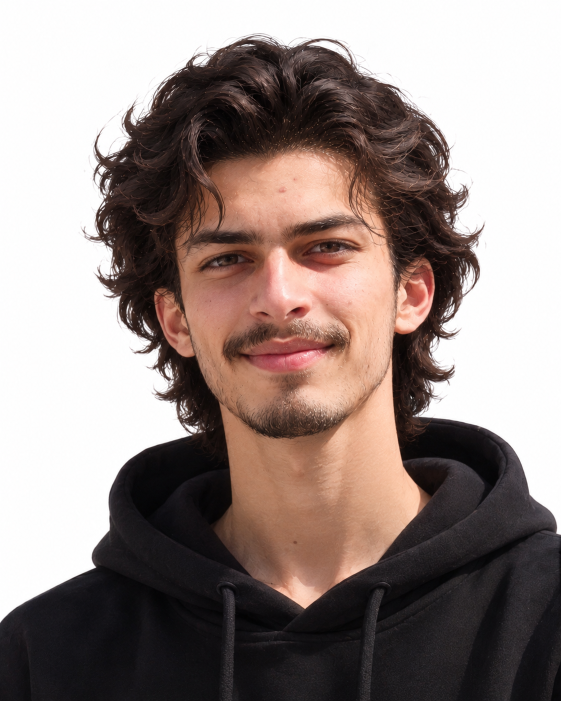
#> input picture assets/img/portrait-source.png, 1122 x 1402 px, found by its file name (shown at 1/2 size)
$ python prepare_portrait.py assets/img/portrait-source.png
#> lines starting #> are read from the running program, lines starting #| are printed output that depends on the picture; after the words box and inside, x2 and y2 are one past the last pixel; in counts of white or black regions, pixels touching at a corner belong together
#!/usr/bin/env python3
"""
prepare_portrait.py — turn a photo on a white background into a clean cut-out.

    python3 tools/prepare_portrait.py assets/img/portrait-source.png

The source is a studio shot on paper white, so the background is removed by a
flood fill from the border (white clothing or highlights *inside* the subject
are kept). A plain binary key is not enough: every anti-aliased edge pixel is a
blend of hair and white, so a straight mask leaves a pale halo around the head —
the "white outline" the page used to show against the night. This script

  1. keys the background,
  2. erodes the silhouette by `--erode` pixels so the halo falls outside it,
  3. rebuilds the removed rim band from pixel darkness, which keeps dark hair
     and skin but drops the white spill,
  4. un-composites white from the soft edge (F = (C - (1-a)·255) / a),
  5. feathers, trims and writes both WebP sizes.

    assets/img/portrait-cutout.webp      up to 1400px tall
    assets/img/portrait-cutout@800.webp  800px tall, for smaller screens

Requires Pillow and numpy. Nothing is uploaded anywhere.
"""
from __future__ import annotations

import argparse
import sys
from collections import deque
from pathlib import Path

import numpy as np
from PIL import Image, ImageFilter

ROOT = Path(__file__).resolve().parent.parent
DEFAULT_SRC = ROOT / "assets" / "img" / "portrait-source.png"
DEFAULT_OUT = ROOT / "assets" / "img"


def background_mask(rgb: np.ndarray, tolerance: int) -> np.ndarray:
    """Pixels connected to the border that are close to paper white."""
    h, w, _ = rgb.shape
    mn = rgb.min(axis=2).astype(np.int16)
    mx = rgb.max(axis=2).astype(np.int16)
    # `mn` catches brightness, `mx - mn` rejects coloured skin and timber that
    # happen to be light. Both have to pass before a pixel can join the field.
    near_white = (mn >= 255 - tolerance) & ((mx - mn) <= max(14, tolerance))

    seen = np.zeros((h, w), dtype=bool)
    q: deque[tuple[int, int]] = deque()

    def push(y: int, x: int) -> None:
        if 0 <= y < h and 0 <= x < w and near_white[y, x] and not seen[y, x]:
            seen[y, x] = True
            q.append((y, x))

    for x in range(w):
        push(0, x)
        push(h - 1, x)
    for y in range(h):
        push(y, 0)
        push(y, w - 1)

    while q:
        y, x = q.popleft()
        push(y - 1, x)
        push(y + 1, x)
        push(y, x - 1)
        push(y, x + 1)
    return seen


def erode(mask: np.ndarray, radius: int) -> np.ndarray:
    """Shrink a boolean mask by `radius` pixels (square structuring element)."""
    if radius <= 0:
        return mask
    img = Image.fromarray((mask * 255).astype(np.uint8), mode="L")
    img = img.filter(ImageFilter.MinFilter(radius * 2 + 1))
    return np.asarray(img) > 127


def build_alpha(rgb: np.ndarray, bg: np.ndarray, radius: int, feather: float) -> np.ndarray:
    """Full-resolution alpha with the white halo rebuilt out of the silhouette.

    The studio backdrop bleeds two or three pixels into the hair. A binary mask
    keeps those pixels at alpha 255 and they composite as a bright outline. We
    therefore drop the outer `radius` band entirely, then give it back an alpha
    derived from how dark the pixel is: a dark strand survives, a near-white
    halo pixel does not. Skin at the jaw sits around 120–160 in its darkest
    channel and stays opaque.
    """
    solid = ~bg
    core = erode(solid, radius)
    rim = solid & ~core

    alpha = np.where(core, 1.0, 0.0).astype(np.float32)
    if radius > 0 and rim.any():
        mn = rgb.min(axis=2).astype(np.float32)
        # 255 -> 0 (pure backdrop), 180 and darker -> 1 (real subject)
        rim_a = np.clip((238.0 - mn) / 58.0, 0.0, 1.0)
        alpha = np.where(rim, rim_a, alpha)

    if feather > 0:
        soft = Image.fromarray((alpha * 255).astype(np.uint8), mode="L")
        soft = soft.filter(ImageFilter.GaussianBlur(feather))
        alpha = np.asarray(soft).astype(np.float32) / 255.0
    return alpha


def despill(rgb: np.ndarray, alpha: np.ndarray) -> np.ndarray:
    """Recover the subject colour from a pixel that was composited over white.

    C = a·F + (1-a)·255  =>  F = (C - (1-a)·255) / a. Applied once, to the
    transition band only, so no second pass can darken the edge.
    """
    out = rgb.astype(np.float32).copy()
    a = alpha[..., None]
    edge = (alpha > 0.02) & (alpha < 0.985)
    if edge.any():
        safe = np.clip(a, 1e-3, 1.0)
        un = (out - 255.0 * (1.0 - safe)) / safe
        out = np.where(edge[..., None], np.clip(un, 0.0, 255.0), out)
    return out


def drop_specks(alpha: np.ndarray, min_area: int = 24) -> np.ndarray:
    """Remove isolated flecks of backdrop left inside the hair."""
    solid = alpha > 0.08
    h, w = solid.shape
    seen = np.zeros((h, w), dtype=bool)
    out = alpha.copy()
    for y0 in range(h):
        for x0 in range(w):
            if not solid[y0, x0] or seen[y0, x0]:
                continue
            q = deque([(y0, x0)])
            seen[y0, x0] = True
            pixels = []
            while q:
                y, x = q.popleft()
                pixels.append((y, x))
                for ny, nx in ((y - 1, x), (y + 1, x), (y, x - 1), (y, x + 1)):
                    if 0 <= ny < h and 0 <= nx < w and solid[ny, nx] and not seen[ny, nx]:
                        seen[ny, nx] = True
                        q.append((ny, nx))
            if len(pixels) < min_area:
                ys, xs = zip(*pixels)
                out[ys, xs] = 0.0
    return out


def cut_out(img: Image.Image, tolerance: int, radius: int, feather: float) -> Image.Image:
    img = img.convert("RGB")
    rgb = np.asarray(img, dtype=np.uint8)
    bg = background_mask(rgb, tolerance)
    alpha = build_alpha(rgb, bg, radius, feather)
    alpha = drop_specks(alpha)
    colour = despill(rgb, alpha)
    out = np.dstack([colour, alpha * 255.0]).astype(np.uint8)
    return Image.fromarray(out, mode="RGBA")


def main() -> int:
    ap = argparse.ArgumentParser(description="Remove a white background and write a portrait cut-out.")
    ap.add_argument("source", nargs="?", default=str(DEFAULT_SRC), help="input image (jpg/png/webp)")
    ap.add_argument("--out", default=str(DEFAULT_OUT), help="output directory")
    ap.add_argument("--tolerance", type=int, default=26, help="how close to white counts as background (0-60)")
    ap.add_argument("--erode", type=int, default=2, help="pixels of white halo to drop at the silhouette")
    ap.add_argument("--feather", type=float, default=0.9, help="edge feather radius in pixels")
    ap.add_argument("--height", type=int, default=1400, help="maximum output height")
    args = ap.parse_args()

    src = Path(args.source)
    if not src.exists():
        print(f"[x] Source not found: {src}", file=sys.stderr)
        print("    Put the original photo there, then run this again.", file=sys.stderr)
        return 1

    img = Image.open(src)
#> img is the input picture: PIL image 1122x1402 RGB; mean R, G, B 149.2, 135, 130.7
    img = img.convert("RGB")
    if max(img.size) > 2600:  # keep the flood fill quick, still plenty of detail
        scale = 2600 / max(img.size)
        img = img.resize((round(img.width * scale), round(img.height * scale)), Image.LANCZOS)

    rgba = cut_out(img, args.tolerance, args.erode, args.feather)
#> in background_mask, `mn = rgb.min(axis=2).astype(np.int16)`:
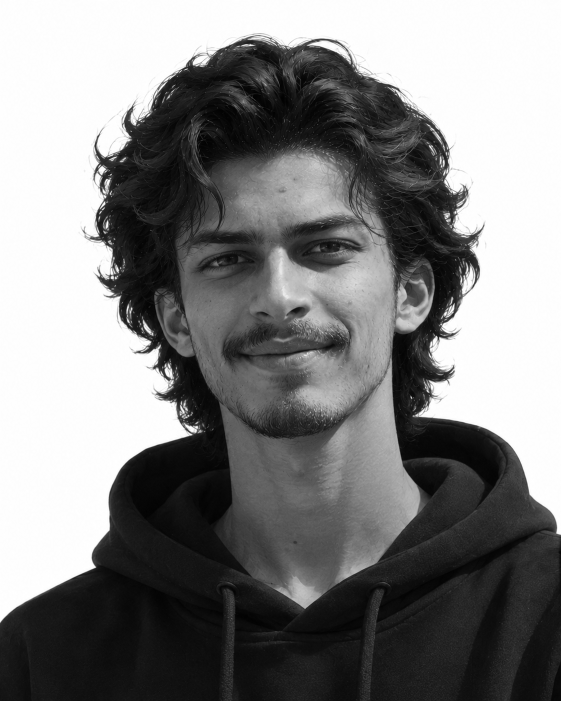
#> mn: shape (1402, 1122) int16 (shown at 1/2 size); min 0, max 255, mean 129.9
#> in background_mask, `mx = rgb.max(axis=2).astype(np.int16)`:
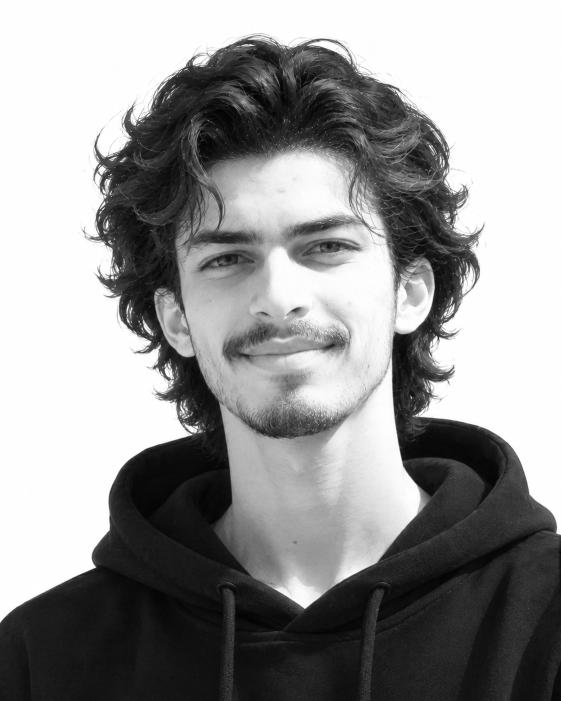
#> mx: shape (1402, 1122) int16 (shown at 1/2 size); min 0, max 255, mean 149.5
#> in background_mask, `near_white = (mn >= 255 - tolerance) & ((mx - mn) <= max(14, tolerance))`:
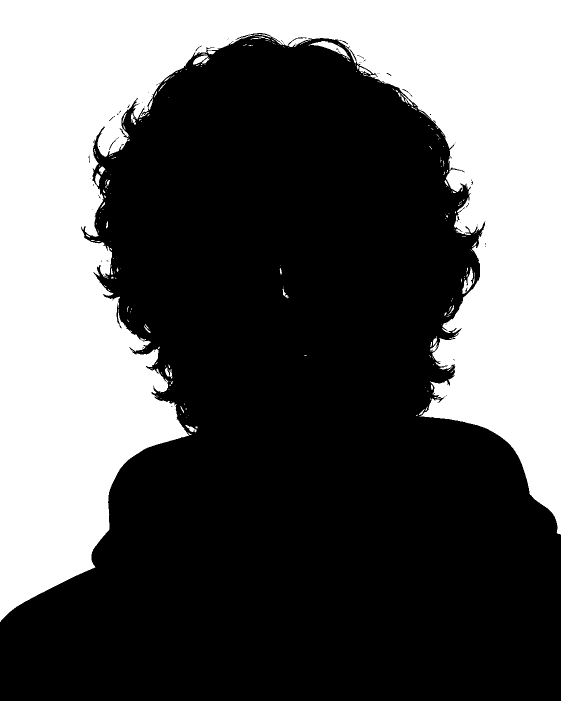
#> near_white: shape (1402, 1122) bool (shown at 1/2 size); 36.7% white; 213 white regions (166 under 20 px), largest, box (x1, y1, x2, y2) and area: (0, 0, 1122, 1244) 572824, (617, 82, 700, 118) 782, (924, 534, 946, 588) 477
#> in cut_out, `bg = background_mask(rgb, tolerance)`: bg: shape (1402, 1122) bool; 36.4% white; 1 white region, box (x1, y1, x2, y2) and area: (0, 0, 1122, 1244) 572582
#> in erode, `img = img.filter(ImageFilter.MinFilter(radius * 2 + 1))`: img: PIL image 1122x1402 L; 62.8% white; 1 black region, box (x1, y1, x2, y2) and area: (0, 0, 1122, 1246) 585296
#> in build_alpha, `rim = solid & ~core`: rim: shape (1402, 1122) bool; 0.81% white in thin lines or dots, all inside (x1, y1, x2, y2) = (0, 66, 1122, 1246)
#> in drop_specks, `solid = alpha > 0.08`: solid: shape (1402, 1122) bool; 63.9% white; 5 black regions (3 under 20 px), largest, box (x1, y1, x2, y2) and area: (0, 0, 1122, 1242) 567384, (246, 260, 256, 273) 42
#> after the loop in drop_specks, `for y0 in range(h):`:
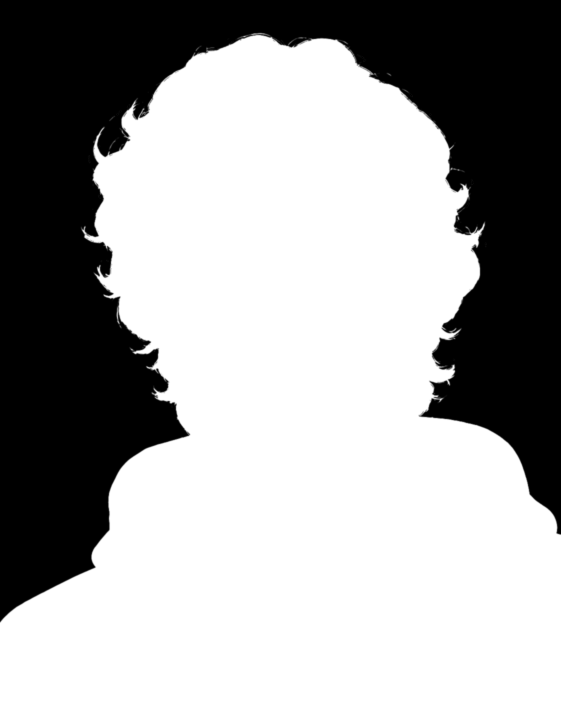
#> out: shape (1402, 1122) float32 (shown at 1/2 size); min 0, max 1, mean 0.634
#> in despill, `edge = (alpha > 0.02) & (alpha < 0.985)`:
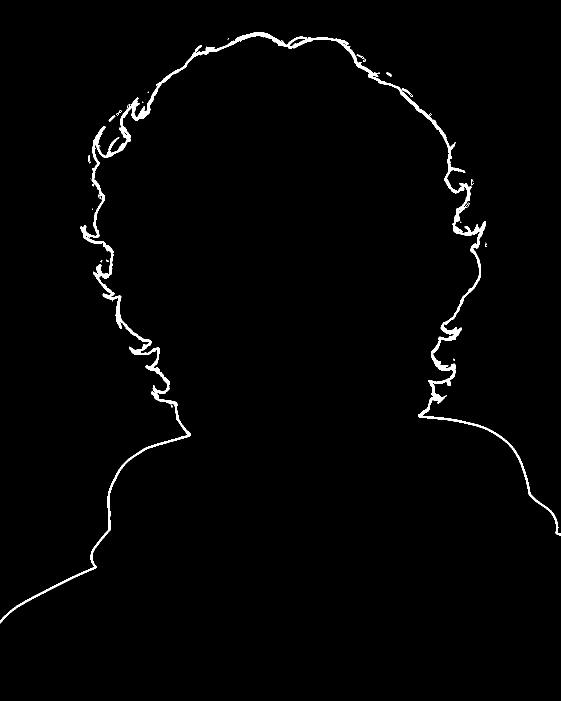
#> edge: shape (1402, 1122) bool (shown at 1/2 size); 1.5% white; 24 white regions (17 under 20 px), largest, box (x1, y1, x2, y2) and area: (0, 64, 1122, 1247) 22549, (803, 177, 826, 194) 87, (217, 231, 231, 243) 63
#> in despill, `un = (out - 255.0 * (1.0 - safe)) / safe`:
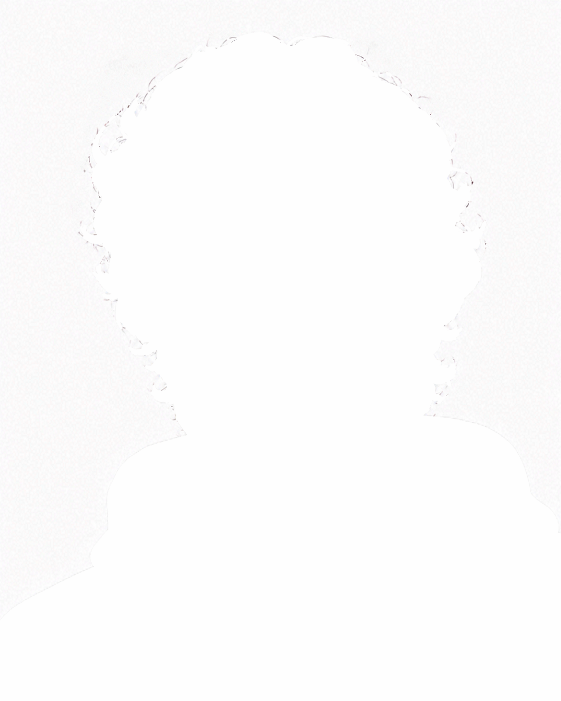
#> un: shape (1402, 1122, 3) float32 (shown at 1/2 size); mean R, G, B -270.2, -372.7, -355; drawn with min black and max white
    alpha = np.asarray(rgba.getchannel("A"))
    removed = float((alpha < 8).mean())
#> removed = 0.359

    if removed > 0.94:
        print(f"[x] {removed:.0%} of the image became transparent — tolerance is probably too high.", file=sys.stderr)
        return 2
    if removed < 0.02:
        print(f"[x] Almost nothing was removed ({removed:.1%}). Is the background actually white?", file=sys.stderr)
        return 2

    bbox = rgba.getbbox()
#> bbox = (0, 64, 1122, 1402)
    if bbox:
        pad = round(max(rgba.size) * 0.01)
#> pad = 14
        bbox = (
            max(0, bbox[0] - pad),
            max(0, bbox[1] - pad),
            min(rgba.width, bbox[2] + pad),
            min(rgba.height, bbox[3] + pad),
        )
#> bbox = (0, 50, 1122, 1402)
        rgba = rgba.crop(bbox)

    outdir = Path(args.out)
    outdir.mkdir(parents=True, exist_ok=True)

    def save(im: Image.Image, path: Path) -> None:
        im.save(path, "WEBP", quality=90, method=6)
        print(f"[+] {path.relative_to(ROOT) if path.is_relative_to(ROOT) else path} "
              f"— {im.width}×{im.height}, {path.stat().st_size // 1024} KB")

    full = rgba
    if full.height > args.height:
        ratio = args.height / full.height
        full = full.resize((round(full.width * ratio), args.height), Image.LANCZOS)
    save(full, outdir / "portrait-cutout.webp")
#| [+] assets/img/portrait-cutout.webp — 1122×1352, 185 KB

    small = rgba
    if small.height > 800:
        ratio = 800 / small.height
#> ratio = 0.592
        small = small.resize((round(small.width * ratio), 800), Image.LANCZOS)
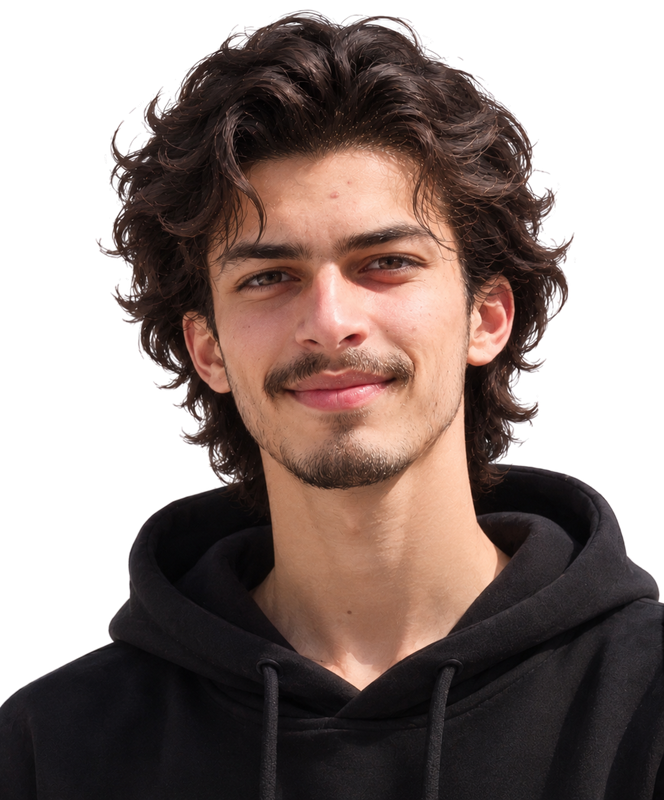
#> small: PIL image 664x800 RGBA; mean R, G, B, A 60.4, 45.6, 41.1, 167.7; transparent parts drawn white
    save(small, outdir / "portrait-cutout@800.webp")
#| [+] assets/img/portrait-cutout@800.webp — 664×800, 92 KB

    print(f"[i] background removed: {removed:.0%}  ·  subject {rgba.width}×{rgba.height}")
#| [i] background removed: 36%  ·  subject 1122×1352
    print("[i] The site reads the cut-out at assets/img/portrait-cutout@800.webp.")
    return 0


if __name__ == "__main__":
    raise SystemExit(main())
#> (the program exits here)
